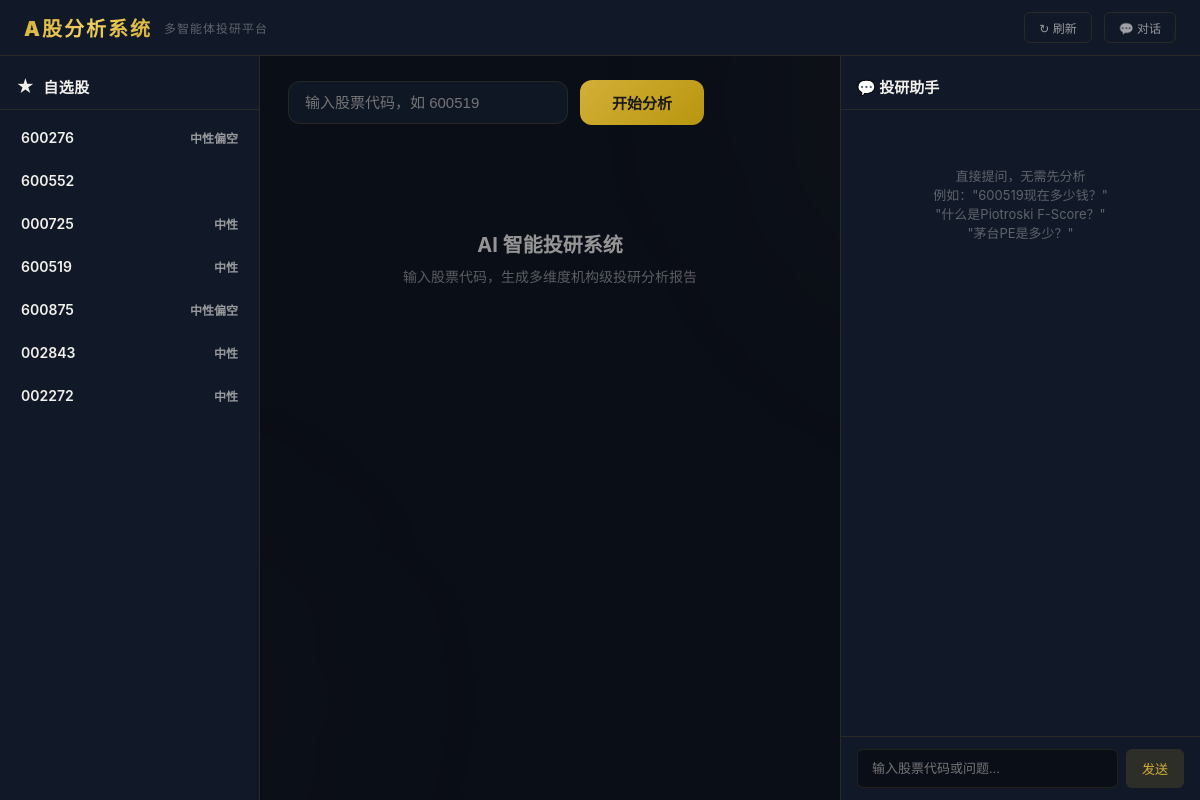
The page / on the database its author committed.
### tables this page shows
CREATE TABLE watchlist (
                id INTEGER PRIMARY KEY AUTOINCREMENT,
                stock_code TEXT NOT NULL UNIQUE,
                stock_name TEXT DEFAULT '',
                added_at TEXT DEFAULT (datetime('now', 'localtime')),
                notes TEXT DEFAULT '',
                last_price REAL,
                last_grade TEXT,
                last_score INTEGER,
                last_analysis_at TEXT
            );

### app.py (the view)
@app.get("/", response_class=HTMLResponse)
def index(request: Request):
    watchlist = watchlist_get_all()
    return templates.TemplateResponse("index.html", {
        "request": request,
        "selected_agents": ["tech", "fund", "capital", "industry", "risk", "valuation"],
        "watchlist": watchlist,
    })

### templates/index.html (shortened to what this page needs)
<!DOCTYPE html>
<html lang="zh-CN">
<head>
</head>
<body>
<div class="app">
    <header class="top-header">
        <div class="logo">A股分析系统</div>
        <div class="logo-sub">多智能体投研平台</div>
        <div class="header-right">
            <button class="header-btn" onclick="refreshWatchlist(event)" title="刷新自选股快照">↻ 刷新</button>
            <button class="header-btn" id="toggleChatBtn" onclick="toggleChat()">💬 对话</button>
        </div>
    </header>
    <div class="app-body">
    <aside class="sidebar">
        <div class="sidebar-header">
            <span class="icon">★</span> 自选股
        </div>
        <div class="watchlist-items" id="watchlistItems">
            {% for item in watchlist %}
            <div class="wl-item" data-code="{{ item.stock_code }}" onclick="analyzeStock('{{ item.stock_code }}')">
                <div>
                    <div class="wl-code">{{ item.stock_code }}</div>
                </div>
                <div class="wl-info">
                    {% if item.last_grade %}
                    <div class="wl-grade {% if '看多' in item.last_grade %}bullish{% elif '看空' in item.last_grade %}bearish{% else %}neutral{% endif %}">{{ item.last_grade }}</div>
                    {% endif %}
                </div>
            </div>
            {% endfor %}
        </div>
    </aside>
    <main class="main" id="mainContent">
        <div class="input-bar">
            <input type="text" id="stockInput" placeholder="输入股票代码，如 600519"
                   value="{{ stock_code or '' }}" maxlength="6" autofocus
                   onkeydown="if(event.key==='Enter')analyzeStock()">
            <button class="btn-primary" id="analyzeBtn" onclick="analyzeStock()">开始分析</button>
        </div>
        <div id="analysisContent">
            {% if report %}
            <div class="score-badge">
                <span class="num">{{ overall_score }}</span>
                <span class="grade">{{ overall_grade }}</span>
            </div>
            <div id="chartsArea"></div>
            <div class="report-section" id="reportText">{{ report | safe if report else '' }}</div>
            {% else %}
            <div class="placeholder">
                <h2>AI 智能投研系统</h2>
                <p>输入股票代码，生成多维度机构级投研分析报告</p>
            </div>
            {% endif %}
        </div>
    </main>
    <aside class="chat-panel" id="chatPanel">
        <div class="chat-header">💬 投研助手</div>
        <div class="chat-messages" id="chatMessages">
            <div class="chat-empty" id="chatEmpty">
                直接提问，无需先分析<br>例如："600519现在多少钱？"<br>"什么是Piotroski F-Score？"<br>"茅台PE是多少？"
            </div>
        </div>
        <div class="chat-input-area">
            <form id="chatForm" onsubmit="sendMessage(event)">
                <input type="text" id="chatInput" placeholder="输入股票代码或问题..." autocomplete="off">
                <button type="submit" id="chatSendBtn">发送</button>
            </form>
        </div>
    </aside>
</div>
</div>
</body>
</html>

### rows shown on the page
watchlist: stock_code "600276", last_grade "中性偏空"
watchlist: stock_code "600552"
watchlist: stock_code "000725", last_grade "中性"
watchlist: stock_code "600519", last_grade "中性"
watchlist: stock_code "600875", last_grade "中性偏空"
watchlist: stock_code "002843", last_grade "中性"
watchlist: stock_code "002272", last_grade "中性"
